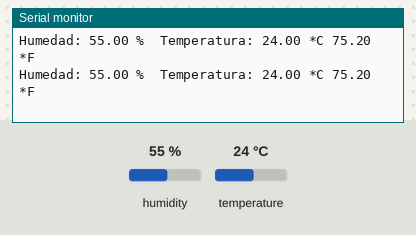
The sketch below on a simulated Arduino Uno, built with avr-gcc and run on an emulated ATmega328P. Shown: the last lines printed to the serial monitor. Inputs (shaded band) come from the test bench; at power-on: humidity 55 %, temperature 24 °C.

Above: at 6.8 s.
6.9 s: humidity set to 22 %
At 10.4 s:
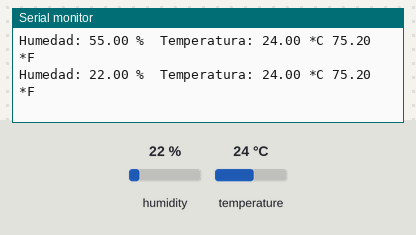
11.4 s: temperature set to 12 °C
At 13.6 s:
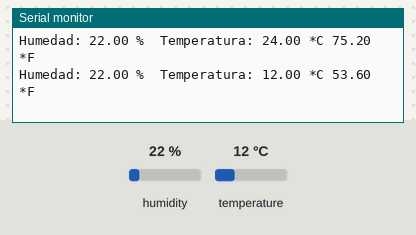
15.9 s: humidity set to 40 %
At 18.8 s:
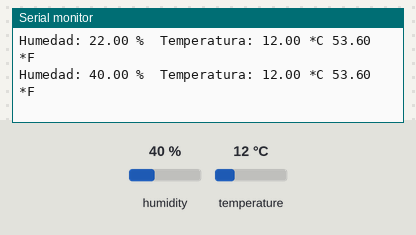
Timing chart, 0 to 20.3 s (numbered marks = the images above; inputs shaded):
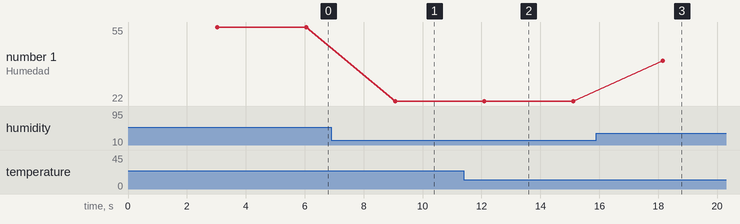

Measured:
- after the input at 6.9 s, the serial monitor: prints a new line after 2.2 s (image 1)
- after the input at 11.4 s, the serial monitor: prints a new line after 0.70 s (image 2)
- after the input at 15.9 s, the serial monitor: prints a new line after 2.2 s (image 3)
- plotted number 1: 55 → 22 after the input at 6.9 s, 22 → 40 after the input at 15.9 s

The sketch:

DHT11.ino
```cpp
// Incluimos librería
#include <DHT.h>

// Definimos el pin digital donde se conecta el sensor
#define DHTPIN 2
// Dependiendo del tipo de sensor
#define DHTTYPE DHT11

// Inicializamos el sensor DHT11
DHT dht(DHTPIN, DHTTYPE);

void setup() {
  // Inicializamos comunicación serie
  Serial.begin(9600);

  // Comenzamos el sensor DHT
  dht.begin();

}

void loop() {
    // Esperamos 5 segundos entre medidas
  delay(3000);

  // Leemos la humedad relativa
  float h = dht.readHumidity();
  // Leemos la temperatura en grados centígrados (por defecto)
  float t = dht.readTemperature();
  // Leemos la temperatura en grados Fahreheit
  float f = dht.readTemperature(true);

  // Comprobamos si ha habido algún error en la lectura
  if (isnan(h) || isnan(t) || isnan(f)) {
    Serial.println("Error obteniendo los datos del sensor DHT11");
    return;
  }

  // Calcular el índice de calor en Fahreheit
  float hif = dht.computeHeatIndex(f, h);
  // Calcular el índice de calor en grados centígrados
  float hic = dht.computeHeatIndex(t, h, false);

  Serial.print("Humedad: ");
  Serial.print(h);
  Serial.print(" %\t");
  Serial.print("Temperatura: ");
  Serial.print(t);
  Serial.print(" *C ");
  Serial.print(f);
  Serial.print(" *F\n");
  /*
  Serial.print("Índice de calor: ");
  Serial.print(hic);
  Serial.print(" *C ");
  Serial.print(hif);
  Serial.println(" *F");
  */

}
```
